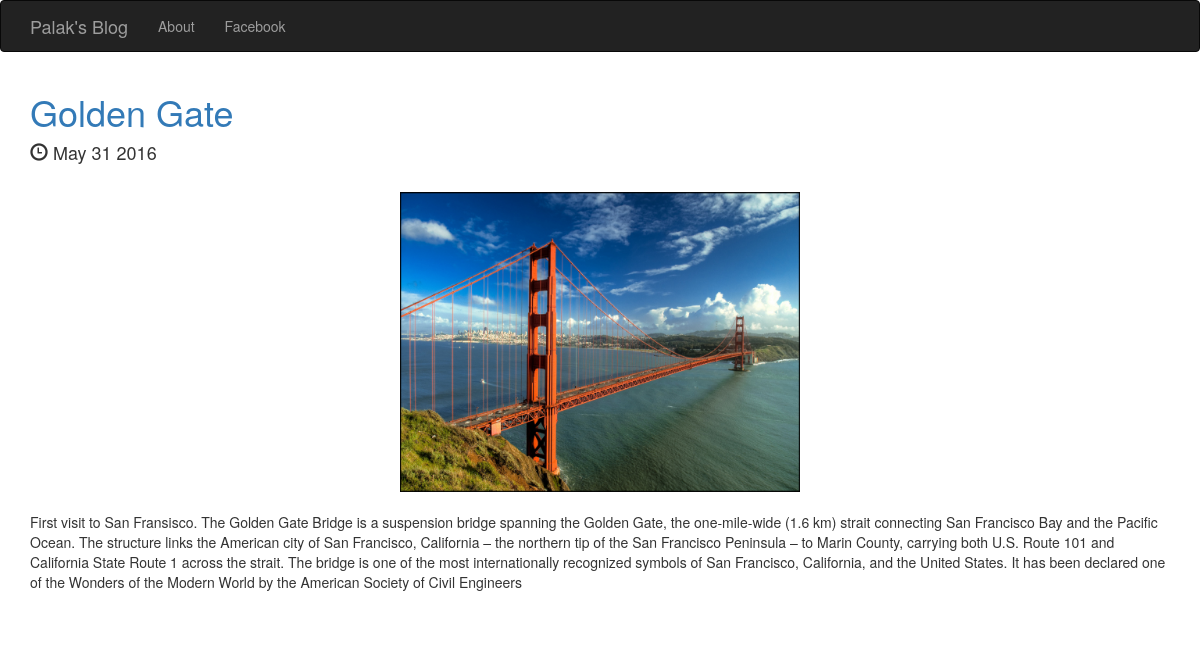
The app's page /posts/1/ with its own data.
### posts/models.py (models this page shows, shortened)
class Post(models.Model):
    title = models.CharField(max_length=255)
    pub_date = models.DateTimeField()
    image = models.ImageField(upload_to="media/")
    body = models.TextField()
    def pub_date_pretty(self):
        return self.pub_date.strftime('%b %d %Y')

### posts/views.py (the view)
# urls.py: url(r'^posts/(?P<post_id>[0-9]+)/$', posts.views.post_details, name="post_detail"),
def post_details(request, post_id):
    post = get_object_or_404(Post, pk=post_id)
    return render(request, 'posts/post_details.html', {'post':post})

### posts/templates/posts/post_details.html (shortened to what this page needs)
<!DOCTYPE html>
<html lang="en">
  <head>
    <link rel="stylesheet" href="https://maxcdn.bootstrapcdn.com/bootstrap/3.3.7/css/bootstrap.min.css">
  </head>
  <body>
    <nav class="navbar navbar-inverse">
      <div class="container">
        <div class="navbar-header">
          <a class="navbar-brand" href="{% url 'home' %}">Palak's Blog</a>
        </div>
        <div class="collapse navbar-collapse" id="mynav">
          <ul class="nav navbar-nav">
            <li><a href="{% url 'about' %}">About</a></li>
            <li><a href="https://www.facebook.com/palak.joshi.581">Facebook</a></li>
          </ul>
        </div>
      </div>
    </nav>
    <div class="container">
      <a href="{% url 'post_detail' post.id %}"><h1>{{ post.title }}</h1></a>
      <h4><span class="glyphicon glyphicon-time" aria-hidden="true"></span> {{ post.pub_date_pretty }}</h4>
      <br />
      <img src="{{ post.image.url }}" class="img-responsive center-block" style="max-height:300px;" />
      <br />
      <p>{{ post.body }}</p>
      <br />
      <br />
  </body>
</html>

### records on screen
Post: title "Golden Gate", pub_date_pretty "May 31 2016", image (picture), body "First visit to San Fransisco. The Golden Gate Bridge is a suspension bridge spanning the Golden Gate, the one-mile-wide (1.6 km) strait connecting San Francisco Bay and the Pacific Ocean. The structure links the American city of San Francisco, California – the northern tip of the San Francisco Peninsula – to Marin County, carrying both U.S. Route 101 and California State Route 1 across the strait. The bridge is one of the most internationally recognized symbols of San Francisco, California, and the United States. It has been declared one of the Wonders of the Modern World by the American Society of Civil Engineers"
